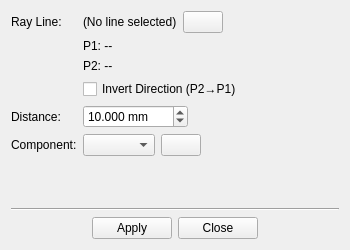
<?xml version="1.0" encoding="UTF-8"?>
<ui version="4.0">
 <class>PositionOnRay</class>
 <widget class="QWidget" name="PositionOnRay">
   <property name="geometry">
    <rect>
     <x>0</x>
     <y>0</y>
     <width>350</width>
     <height>250</height>
    </rect>
   </property>
  <property name="windowTitle">
   <string>Position Component on Ray</string>
  </property>
  <layout class="QVBoxLayout" name="mainLayout">
   <item>
    <layout class="QFormLayout" name="formLayout">
     <property name="fieldGrowthPolicy">
      <enum>QFormLayout::ExpandingFieldsGrow</enum>
     </property>
     
     <!-- Ray Line Selection -->
     <item row="0" column="0">
      <widget class="QLabel" name="label_1">
       <property name="text">
        <string>Ray Line:</string>
       </property>
      </widget>
     </item>
     <item row="0" column="1">
      <layout class="QHBoxLayout">
       <item>
        <widget class="QLabel" name="rayLineLabel">
         <property name="text">
          <string>(No line selected)</string>
         </property>
        </widget>
       </item>
        <item>
          <widget class="QPushButton" name="pickLineButton">
           <property name="text">
            <string></string>
           </property>
           <property name="maximumWidth">
            <number>32</number>
           </property>
          </widget>
        </item>
      </layout>
     </item>
     
      <!-- P1/P2 Display -->
      <item row="1" column="1">
       <widget class="QLabel" name="p1Label">
        <property name="text">
         <string>P1: --</string>
        </property>
        <property name="toolTip">
         <string>Ray starting point</string>
        </property>
       </widget>
      </item>
      <item row="2" column="1">
       <widget class="QLabel" name="p2Label">
        <property name="text">
         <string>P2: --</string>
        </property>
        <property name="toolTip">
         <string>Ray ending point</string>
        </property>
       </widget>
      </item>
     
     <!-- Invert Direction -->
     <item row="3" column="1">
      <widget class="QCheckBox" name="invertDirection">
       <property name="text">
        <string>Invert Direction (P2→P1)</string>
       </property>
      </widget>
     </item>
     
     <!-- Distance Input -->
     <item row="4" column="0">
      <widget class="QLabel" name="label_2">
       <property name="text">
        <string>Distance:</string>
       </property>
      </widget>
     </item>
     <item row="4" column="1">
      <widget class="QDoubleSpinBox" name="distanceInput">
       <property name="suffix">
        <string> mm</string>
       </property>
       <property name="decimals">
        <number>3</number>
       </property>
       <property name="minimum">
        <double>-1000.0</double>
       </property>
       <property name="maximum">
        <double>1000.0</double>
       </property>
       <property name="value">
        <double>10.0</double>
       </property>
      </widget>
     </item>
     
     <!-- Component Selection -->
     <item row="5" column="0">
      <widget class="QLabel" name="label_3">
       <property name="text">
        <string>Component:</string>
       </property>
      </widget>
     </item>
     <item row="5" column="1">
      <layout class="QHBoxLayout">
       <item>
        <widget class="QComboBox" name="componentComboBox"/>
       </item>
        <item>
          <widget class="QPushButton" name="pickComponentButton">
           <property name="text">
            <string></string>
           </property>
           <property name="maximumWidth">
            <number>32</number>
           </property>
          </widget>
        </item>
      </layout>
     </item>
     
     </layout>
    </item>
    
    <!-- Separator -->
    <item>
     <widget class="QFrame" name="line">
      <property name="frameShape">
       <enum>QFrame::HLine</enum>
      </property>
      <property name="frameShadow">
       <enum>QFrame::Sunken</enum>
      </property>
     </widget>
    </item>
    
    <!-- Buttons -->
    <item>
     <layout class="QHBoxLayout">
      <item>
       <spacer name="horizontalSpacerLeft">
        <property name="orientation">
         <enum>Qt::Horizontal</enum>
        </property>
        <property name="sizeHint" stdset="0">
         <size>
          <width>40</width>
          <height>20</height>
         </size>
        </property>
       </spacer>
      </item>
      <item>
       <widget class="QPushButton" name="applyButton">
        <property name="text">
         <string>Apply</string>
        </property>
       </widget>
      </item>
      <item>
       <widget class="QPushButton" name="closeButton">
        <property name="text">
         <string>Close</string>
        </property>
       </widget>
      </item>
      <item>
       <spacer name="horizontalSpacerRight">
        <property name="orientation">
         <enum>Qt::Horizontal</enum>
        </property>
        <property name="sizeHint" stdset="0">
         <size>
          <width>40</width>
          <height>20</height>
         </size>
        </property>
       </spacer>
      </item>
     </layout>
    </item>
   
  </layout>
 </widget>
 <resources/>
 <connections/>
</ui>
